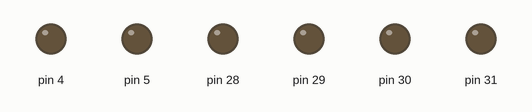
Recording of a sketch running on a simulated Arduino Mega 2560, built with avr-gcc and run on an emulated ATmega2560. On the bench: output pins drawn as LEDs (lit = HIGH).

Above: at 0.2 s.
At 0.9 s:
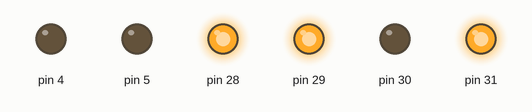
Timing chart, 0 to 2.4 s (numbered marks = the images above):
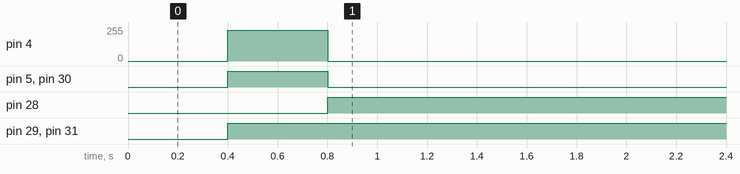

The sketch:

attack.ino
```cpp
#include <SimpleTimer.h>
SimpleTimer timer;
boolean On=false;


void setup() {
  //PORTE
  pinMode(4, OUTPUT); pinMode(5, OUTPUT);
  //PORTC
  pinMode(28, OUTPUT); pinMode(29, OUTPUT);
  pinMode(30, OUTPUT); pinMode(31, OUTPUT);

  timer.setInterval(400,toggle);
}


int count=0;
void toggle(){
    if(count>=2){
      On=true;
    }
    if(On==false){
      analogWrite(4,1000); digitalWrite(28,LOW);digitalWrite(29,HIGH);
      analogWrite(5,1000); digitalWrite(30,HIGH);digitalWrite(31,HIGH);
    }
    else{
           analogWrite(4,0); digitalWrite(28,HIGH);digitalWrite(29,HIGH);
           analogWrite(5,0); digitalWrite(30,LOW);digitalWrite(31,HIGH);
    }
    On =! On;
    count++;
}


void loop() {
      timer.run();
//     if(Rx_data==0x31){ //직진
//        analogWrite(4,40); digitalWrite(28,LOW);digitalWrite(29,HIGH);
//        analogWrite(5,40); digitalWrite(30,HIGH);digitalWrite(31,HIGH);
//      }
//      else if(Rx_data==0x32){
//        analogWrite(4,30); digitalWrite(28,HIGH);digitalWrite(29,HIGH);
//        analogWrite(5,30); digitalWrite(30,HIGH);digitalWrite(31,HIGH);
//      }
//      else if(Rx_data==0x33){ //좌회전
//        analogWrite(4,20); digitalWrite(28,LOW);digitalWrite(29,HIGH);
//        analogWrite(5,20); digitalWrite(30,LOW);digitalWrite(31,HIGH);
//      }
//      else if(Rx_data==0x34){ //후진.
//        analogWrite(4,40); digitalWrite(28,HIGH);digitalWrite(29,HIGH);
//        analogWrite(5,40); digitalWrite(30,LOW);digitalWrite(31,HIGH);
//      }
//      else if(Rx_data==0x30){
//        analogWrite(4,0); digitalWrite(28,HIGH);digitalWrite(29,LOW);
//        analogWrite(5,0); digitalWrite(30,HIGH);digitalWrite(31,LOW);
//      }

}
```

Measured:
- by itself, pin 4: 0/255 → 232/255 at 0.40 s, → 0/255 0.40 s later
- by itself, pin 5, pin 30: LOW → HIGH at 0.40 s, → LOW 0.40 s later
- by itself, pin 28: LOW → HIGH at 0.80 s
- by itself, pin 29, pin 31: LOW → HIGH at 0.40 s
